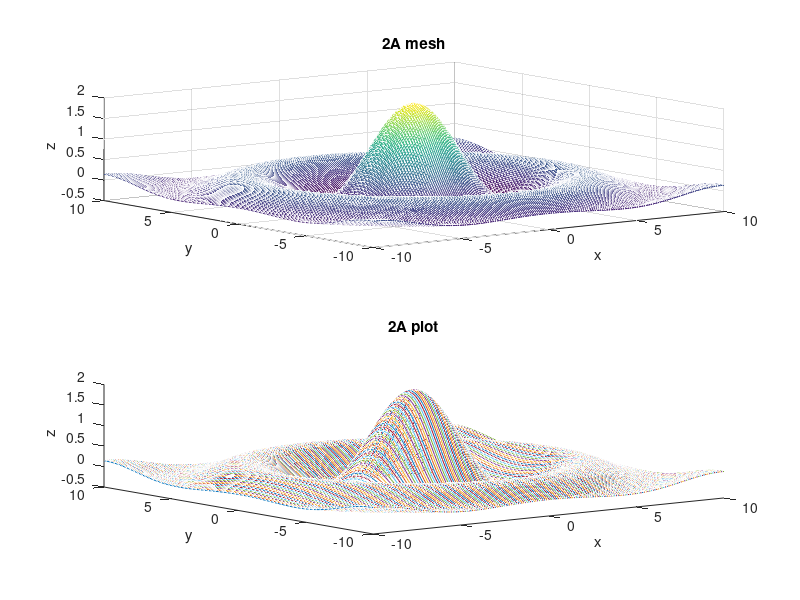

Write MATLAB code to recreate this figure.
x = -10:0.1:10;
y = -10:0.1:10;
a=2;
[X, Y] = meshgrid(x,y);
Z = a.*sin(sqrt(X.^2+Y.^2))./(sqrt(X.^2+Y.^2));
subplot(2,1,1)
mesh(X, Y, Z)
title('2A mesh')
xlabel('x')
ylabel('y')
zlabel('z')
subplot(2,1,2)
plot3(X, Y, Z)
title('2A plot')
xlabel('x')
ylabel('y')
zlabel('z')
